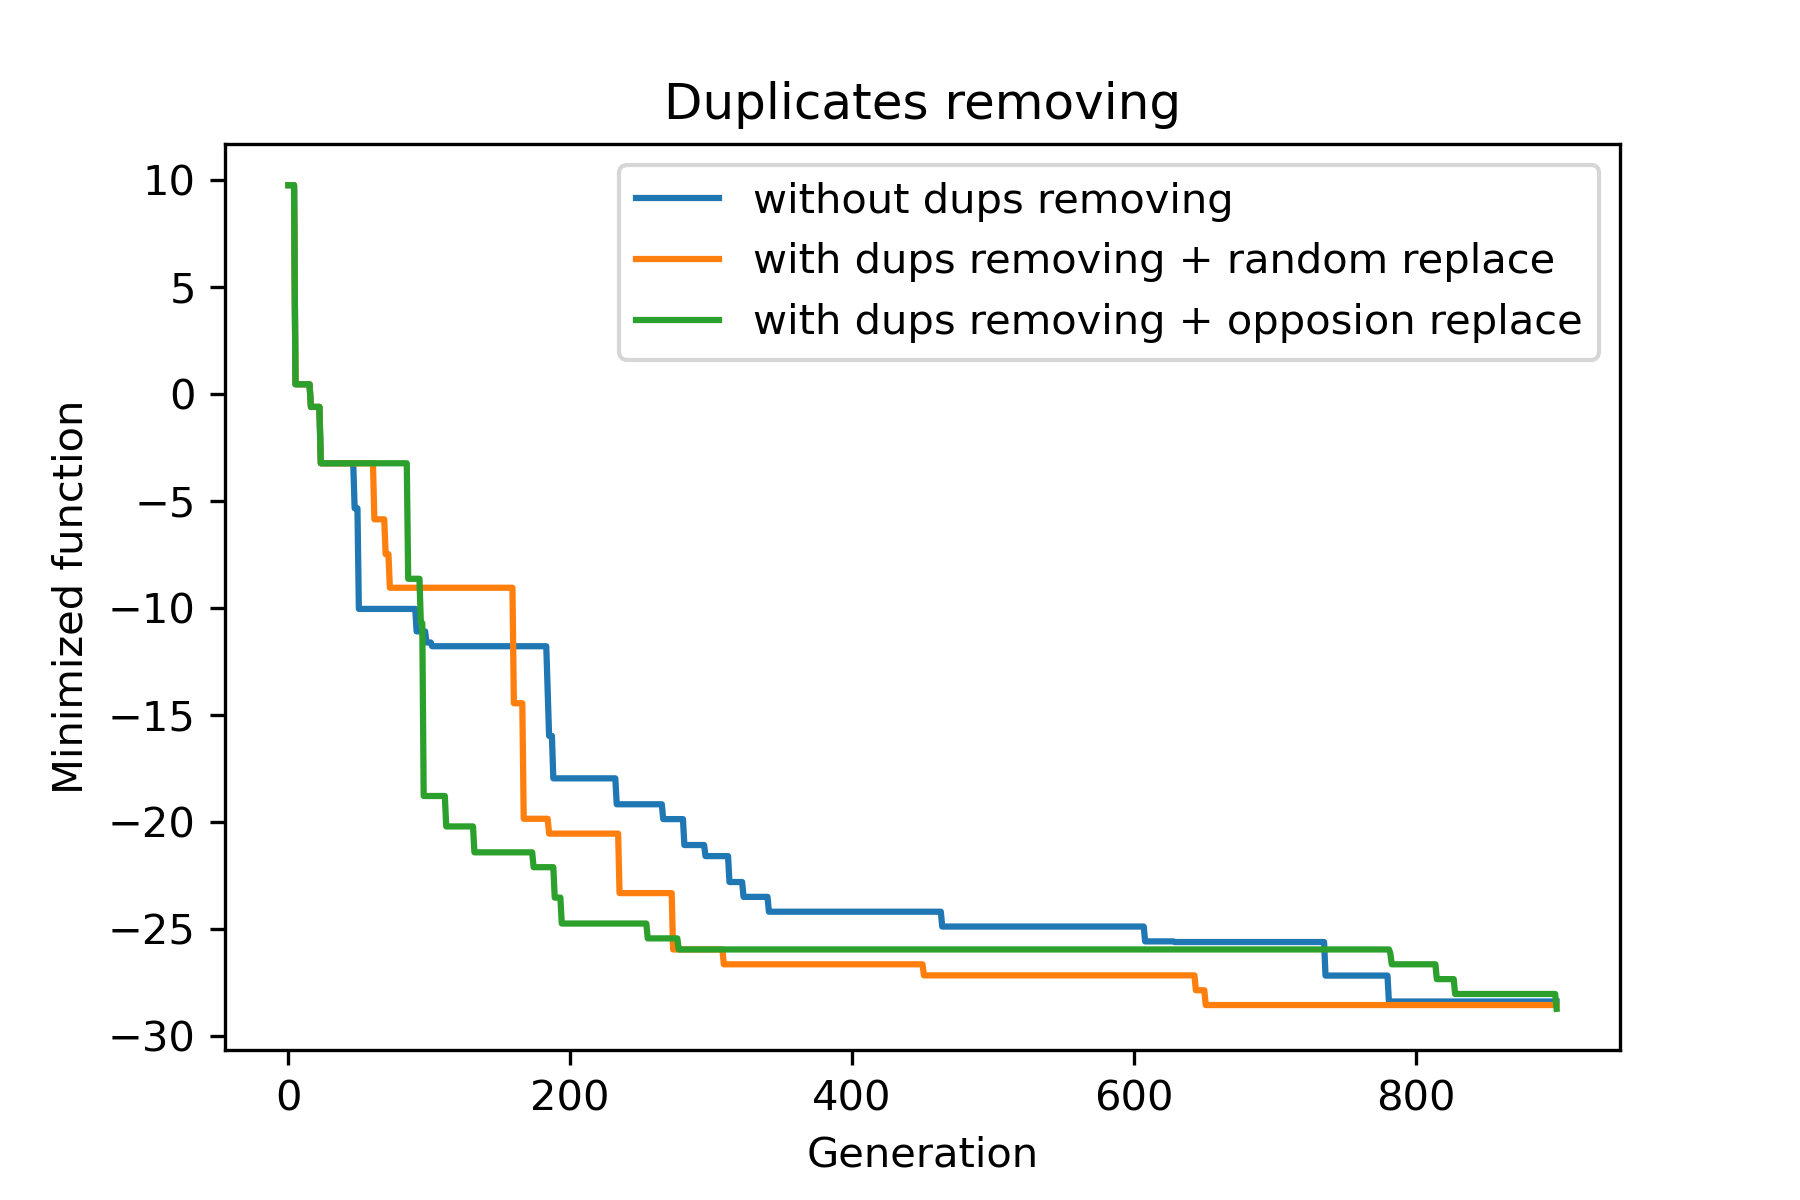

Write the Python code that produced this figure.
# -*- coding: utf-8 -*-
"""
Created on Fri Dec 18 21:15:55 2020

@author: qtckp
"""

import sys
sys.path.append('..')


import numpy as np
import matplotlib.pyplot as plt

from OppOpPopInit import OppositionOperators

from geneticalgorithm2 import geneticalgorithm2 as ga



dim = 15
np.random.seed(3)

rands = np.random.uniform(-10, 10, 100)

def func(X):
    return np.sum(rands[X.astype(int)]) + X.sum()

iterations = 900    
    
varbound = np.array([[0,99]]*dim)

model = ga(function=func, dimension=dim, 
           variable_type='int', 
           variable_boundaries=varbound,
           algorithm_parameters={
               'max_num_iteration': iterations
               })


start_pop = np.random.randint(0, 10, size = (100, dim))

start_gen = {
    'variables': start_pop,
    'scores': None
    }


np.random.seed(3)
model.run(no_plot = True, start_generation=start_gen)
plt.plot(model.report, label = 'without dups removing')

np.random.seed(3)
model.run(no_plot = True, 
          start_generation=start_gen,
          remove_duplicates_generation_step = 40,
          )

plt.plot(model.report, label = 'with dups removing + random replace')

np.random.seed(3)
model.run(no_plot = True, 
          start_generation=start_gen,
          remove_duplicates_generation_step = 40,
          duplicates_oppositor=OppositionOperators.Discrete.integers_by_order(minimums = varbound[:,0], maximums = varbound[:, 1])
          )

plt.plot(model.report, label = 'with dups removing + opposion replace')




plt.xlabel('Generation')
plt.ylabel('Minimized function')
plt.title('Duplicates removing')
plt.legend()


plt.savefig("remove_dups.png", dpi = 300)
plt.show()